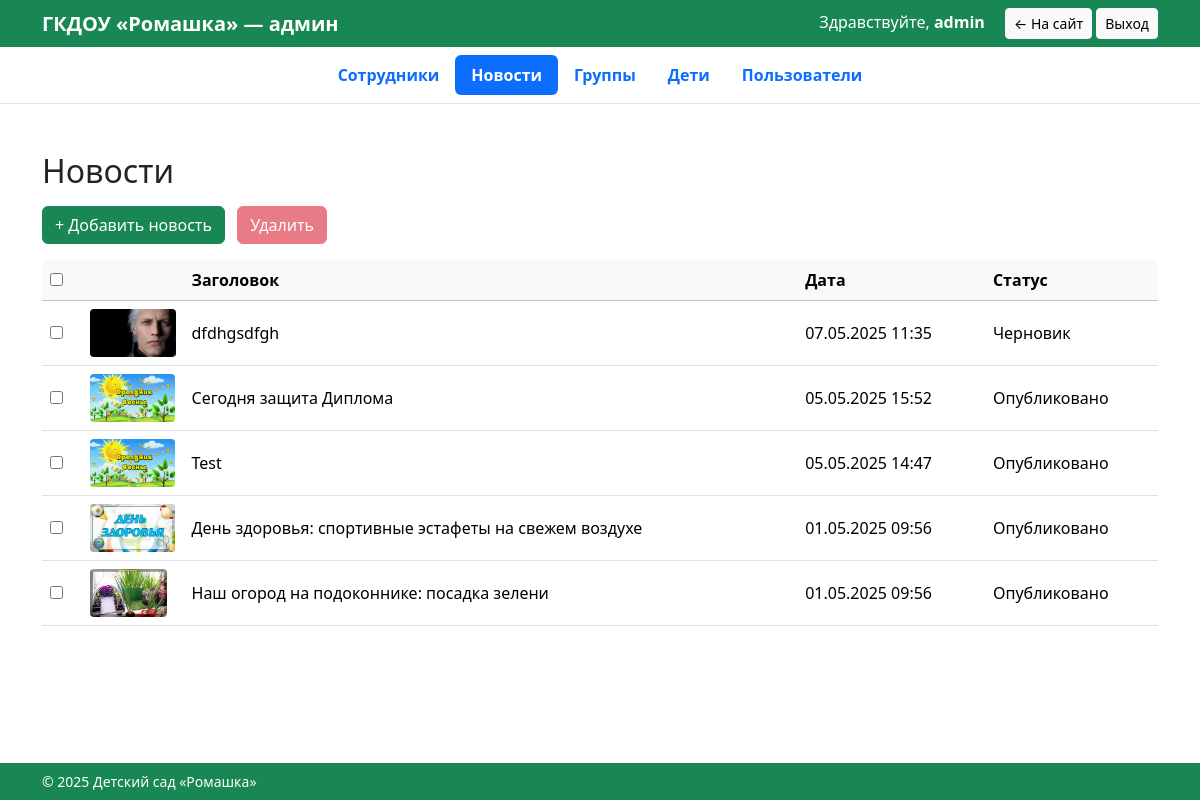
/admin/?section=news (signed in), run on an earlier commit of the app's database.
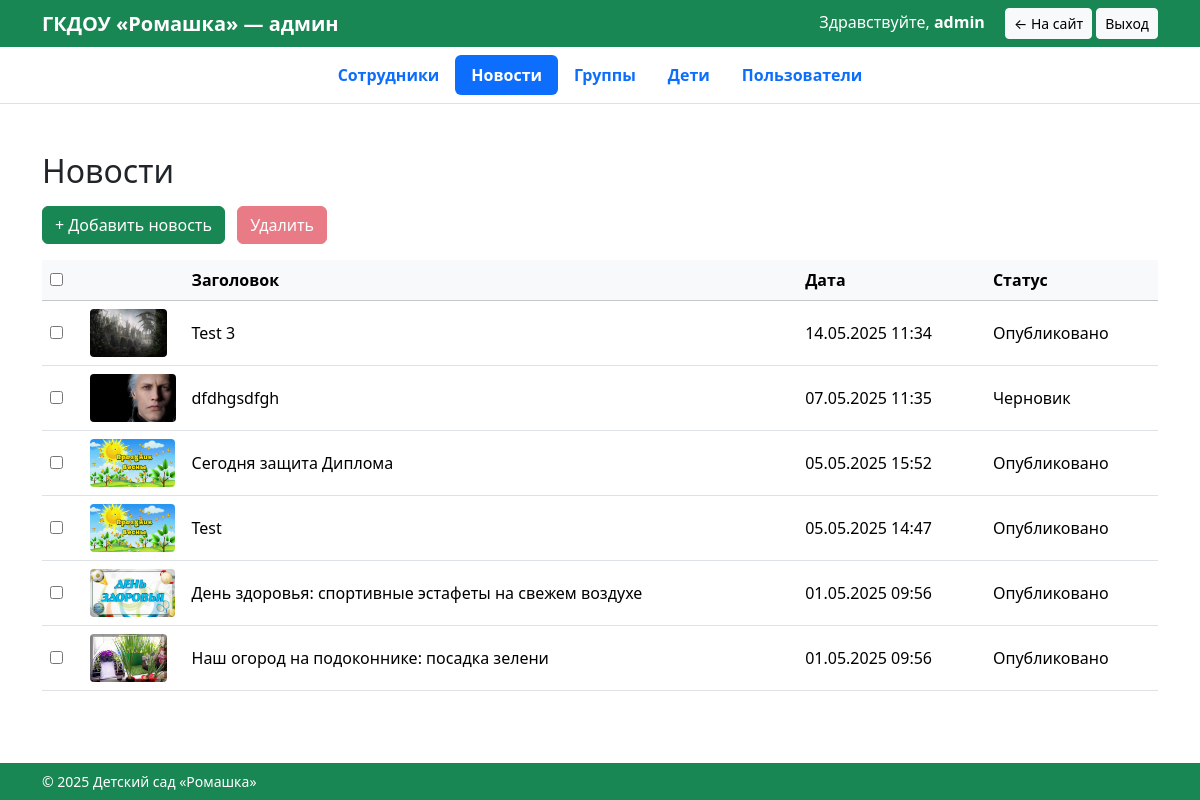
And on a later commit of the database.
### tables this page shows
CREATE TABLE `articles` (
  `id` bigint(20) NOT NULL,
  `title` varchar(150) NOT NULL,
  `body` text NOT NULL,
  `cover_image` varchar(255) DEFAULT NULL,
  `staff_id` int(11) DEFAULT NULL,
  `created_at` datetime NOT NULL DEFAULT CURRENT_TIMESTAMP,
  `updated_at` datetime NOT NULL DEFAULT CURRENT_TIMESTAMP ON UPDATE CURRENT_TIMESTAMP,
  `status` tinyint(1) NOT NULL DEFAULT '0'
);

### admin/index.php (the view, shortened to what this page needs)
<?php
require_once __DIR__ . '/../config.php';
$username = $_SESSION['user']['username'];
$section  = $_GET['section'] ?? '';
?>
<!doctype html>
<html lang="ru">
<head>
<link href="https://cdn.jsdelivr.net/npm/bootstrap@5.3.3/dist/css/bootstrap.min.css" rel="stylesheet">
</head>
<body class="d-flex flex-column min-vh-100">
<header class="bg-success text-white py-2">
  <div class="container d-flex justify-content-between align-items-center">
    <h1 class="h5 m-0 fw-bold">ГКДОУ «Ромашка» — админ</h1>
    <div>
      Здравствуйте, <strong><?=htmlspecialchars($username)?></strong>
      <a href="/index.php" class="btn btn-light btn-sm ms-3">← На сайт</a>
      <a href="/logout.php" class="btn btn-light btn-sm">Выход</a>
    </div>
  </div>
</header>
<nav class="bg-white border-bottom">
  <div class="container">
    <ul class="nav nav-pills justify-content-center py-2 fw-semibold">
      <li class="nav-item"><a class="nav-link <?=$section==='staff'?'active':''?>"  href="?section=staff">Сотрудники</a></li>
      <li class="nav-item"><a class="nav-link <?=$section==='news'?'active':''?>"   href="?section=news">Новости</a></li>
      <li class="nav-item"><a class="nav-link <?=$section==='groups'?'active':''?>" href="?section=groups">Группы</a></li>
      <li class="nav-item"><a class="nav-link <?=$section==='kids'?'active':''?>"   href="?section=kids">Дети</a></li>
      <li class="nav-item"><a class="nav-link <?=$section==='users'?'active':''?>"  href="?section=users">Пользователи</a></li>
    </ul>
  </div>
</nav>
<main class="container my-5 flex-grow-1">
<?php
switch ($section) {
?>
<?php
case 'news':
  $rows = $pdo->query("
        SELECT id, title, cover_image, created_at, status
          FROM articles
      ORDER BY created_at DESC")->fetchAll();
?>
<h2 class="mb-3">Новости</h2>
<div class="mb-3">
   <a href="news/add.php" class="btn btn-success">+ Добавить новость</a>
   <button id="delN" class="btn btn-danger ms-2" disabled>Удалить</button>
</div>
<form id="frmN" method="post">
<table class="table table-hover align-middle">
 <thead class="table-light"><tr>
   <th style="width:40px"><input type="checkbox" id="selAllN"></th>
   <th style="width:70px"></th><th>Заголовок</th><th>Дата</th><th>Статус</th>
 </tr></thead><tbody>
 <?php foreach ($rows as $n): ?>
  <tr data-href="news/edit.php?id=<?=$n['id']?>">
    <td><input type="checkbox" class="rowN" name="news_delete_ids[]" value="<?=$n['id']?>"
               onclick="event.stopPropagation(); toggleN()"></td>
    <td><?php if($n['cover_image']): ?>
          <img src="/<?=$n['cover_image']?>" style="height:48px;object-fit:cover;border-radius:.25rem">
        <?php endif;?></td>
    <td><?=htmlspecialchars($n['title'])?></td>
    <td><?=date('d.m.Y H:i',strtotime($n['created_at']))?></td>
    <td><?=$n['status']==1 ? 'Опубликовано' : 'Черновик'?></td>
  </tr>
 <?php endforeach; ?>
 </tbody></table></form>
<?php
break;
?>
<?php
}
?>
</main>
<footer class="bg-success text-white py-2 mt-auto">
<div class="container small">© <?=date('Y')?> Детский сад «Ромашка»</div>
</footer>
</body></html>

What changed in the data, as far as the page shows it:
added articles: cover_image (picture), title "Test 3", created_at "14.05.2025 11:34", status "Опубликовано"
